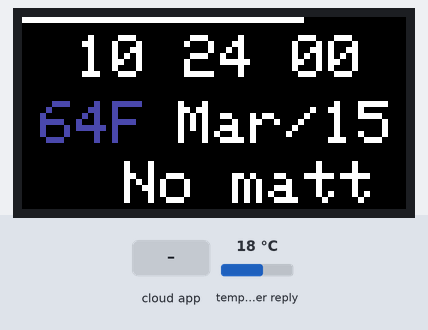
Bench run of a sketch on a simulated ESP32. On the bench: 64×32 colour display. Inputs (shaded band) come from the test bench; at power-on: temperature in the weather reply 18 °C. WiFi joins after 1.5 s; servers stay silent unless stated; the local clock reads 2024-03-15 10:24:30 at power-on unless the sketch sets it; random numbers use the default seed unless the sketch sets one; no MQTT or app messages arrive unless stated; web services answer with replies made up by the test bench; what the sketch prints to the serial monitor is not drawn.

Above: at 3.7 s.
3.8 s: the phone or cloud app sets MatrixControlSub to cred
At 4.83 s:
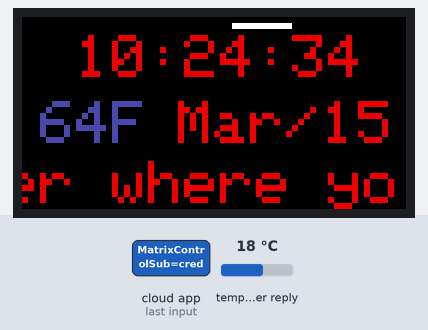
6.8 s: the phone or cloud app sets MatrixControlSub to cgreen
At 8.92 s:
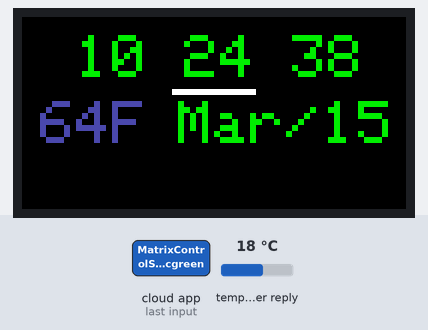
Timing chart, 0 to 10.4 s (numbered marks = the images above; inputs shaded):
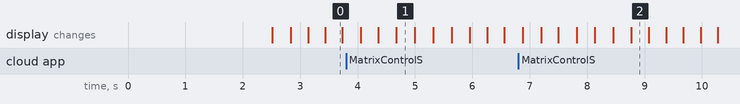

The sketch:

MatrixStockClock.ino
```cpp
/*
Author: William Redenbaugh
Last Edit Date: 1/15/2020
Notes:
Main Matrix Stock Clock file
*/

#include "wifi_setup.h"
#include "mqtt_task.h"
#include "WiFiTimeModule.h"
#include "matrix_display_helper.h"
#include "OpenWeatherMap.h"
#include <ESP32-RGB64x32MatrixPanel-I2S-DMA.h>

// ADAFRUIT IO VARIABLES BEGIN //
// Communication information
#define AIO_SERVER      "io.adafruit.com"
#define AIO_SERVERPORT  1883
#define AIO_USERNAME    "account_username"
#define AIO_KEY         "account_key"

// Objects to deal with actual connection and mqtt stuff.
WiFiClient client;
Adafruit_MQTT_Client mqtt(&client, AIO_SERVER, AIO_SERVERPORT, AIO_USERNAME, AIO_KEY);
Adafruit_MQTT_Subscribe Matrix_Control = Adafruit_MQTT_Subscribe(&mqtt, AIO_USERNAME "/feeds/MatrixControlSub");
Adafruit_MQTT_Publish MatrixControlPublish = Adafruit_MQTT_Publish(&mqtt, AIO_USERNAME "/feeds/MatrixControlPub");

// Task that will help with background reading of mqtt stuff.
MQTTReadTask mqtt_read_task;
// ADAFRUIT IO VARIABLES END //

// MATRIX VARIABLES BEGIN //
RGB64x32MatrixPanel_I2S_DMA dma_display;
MatrixHelper matrix_helper;
// MATRIX VARIABLES END //

// TIME VARIABLES BEGIN //
TimeModule ntp_time_module;
// TIME VARIABLES END //

// WEATHER VARIABLES BEGIN //
const String place = "Irvine, US";
const String key = "6768de66d4aade4436d0fa4be8581c3e";
OpenWeatherMapJsonParse weather;
// WEATHER VARIABLE END //

// Booleans for which animations are enabled or disabled.
bool show_time = true;
bool show_top_line_fill = true;
bool show_temp = true;
bool show_messages = true;

uint16_t main_col = 0xFFFF;
uint16_t secondary_col = 0xFFFF;

// Counts up the seconds to the hour.
volatile uint16_t seconds_to_minute = 0;

void setup_matrix(void){
  dma_display.begin();
  // Will help us do animations.
  matrix_helper.begin(&dma_display);
  matrix_helper.show_message("No matter where you go, there you are :)", &main_col);
}

void setup() {

  // Setting up low level libraries and wifi.
  Serial.begin(115200);
  setup_matrix();
  setup_wifi();

  // Setting up the ntp time module for California time.
  // NTP Time stuff.
  ntp_time_module.begin(-8);
  // Weather stuff.
  weather.begin(place, key);

  // Setting up connected stuff.
  // MQTT Stuff.
  mqtt.subscribe(&Matrix_Control);
  mqtt_read_task.begin(&mqtt, &Matrix_Control);

  xTaskCreate(networking_task, "Networking Task", 20000, NULL, 40, NULL);

  // MATRIX ANIMATION SETUP BEGIN //
  // Gotta make an attempt at the weather a couple times.
  weather.get();
  ntp_time_module.get();
  weather.get();
  ntp_time_module.get();
  weather.get();
  ntp_time_module.get();
  weather.get();
  ntp_time_module.get();

  matrix_helper.show_temp_colored(uint8_t(weather.tempurature_f));
  matrix_helper.show_time(ntp_time_module.hour, ntp_time_module.minute, seconds_to_minute, main_col);
  matrix_helper.show_date(ntp_time_module.month, ntp_time_module.day, main_col);
  // MATRIX ANIMATION SETUP END //

  // Setting up our seconds counter.
  seconds_to_minute = ntp_time_module.seccond;

  // Start the animations!
  xTaskCreate(matrix_animation_task, "Matrix Animation Task", 20000, NULL, 40, NULL);
}

void loop() {
  vTaskDelete(NULL);
}
```

cloud_commands.ino
```cpp
/*
Author: William Redenbaugh
Last Edit Date: 1/15/2020
Notes:
Interpreting the data coming from the cloud
*/

void cloud_commands(void){
  // Checking to make sure a request came in from the
  // MatrixControl MQTT Adafruit IO Feed.
  if(mqtt_read_task.get_subscription_status(0)){
      String str = (char*)Matrix_Control.lastread;

      // Command system.
      if(Matrix_Control.lastread[0] == ';'){
        matrix_helper.get_matrix();
        dma_display.fillScreen(0x0000);
        matrix_helper.release_matrix();

        if(str.equals(";display_on")){
          show_time = true;
          show_top_line_fill = true;
          show_temp = true;
          show_messages = true;

          matrix_helper.show_temp_colored(uint8_t(weather.tempurature_f));
          matrix_helper.show_time(ntp_time_module.hour, ntp_time_module.minute, seconds_to_minute, main_col);
          matrix_helper.show_date(ntp_time_module.month, ntp_time_module.day, main_col);

        }
        else if(str.equals(";display_off")){
          show_time = false;
          show_temp = false;
          show_top_line_fill = false;
          show_messages = false;

          matrix_helper.get_matrix();
          dma_display.fillScreen(0x0000);
          matrix_helper.release_matrix();
        }
        else if(str.equals(";clock_on")){
          show_time = true;
        }
        else if(str.equals(";clock_off")){
          show_time = false;

          matrix_helper.get_matrix();
          dma_display.fillScreen(0x0000);
          matrix_helper.release_matrix();
        }
        else if(str.equals(";clock_toggle")){
          show_time = !show_time;
        }
      }

      if(Matrix_Control.lastread[0] == 'c'){
        matrix_helper.get_matrix();
        dma_display.fillScreen(0x0000);
        matrix_helper.release_matrix();

        if(str.equals("cred")){
          main_col = dma_display.color444(255, 0, 0);
        }
        else if(str.equals("cgreen")){
          main_col = dma_display.color444(0, 255, 0);
        }
        else if(str.equals("cblue")){
          main_col = dma_display.color444(0, 0, 255);
        }
        else if(str.equals("crose")){
          main_col = dma_display.color444(255, 0, 127);
        }
        else if(str.equals("cpink")){
          main_col = dma_display.color444(255, 182, 194);
        }
        else if(str.equals("cpurple")){
          main_col = dma_display.color444(240, 0, 240);
        }
        else if(str.equals("ccyan")){
          main_col = dma_display.color444(0, 255, 255);
        }
        else if(str.equals("cwhite")){
          main_col = dma_display.color444(250, 250, 250);
        }
        else if(str.equals("cindigo")){
          main_col = dma_display.color444(140, 0, 250);
        }

        matrix_helper.show_temp_colored(uint8_t(weather.tempurature_f));
        matrix_helper.show_time(ntp_time_module.hour, ntp_time_module.minute, seconds_to_minute, main_col);
        matrix_helper.show_date(ntp_time_module.month, ntp_time_module.day, main_col);

      }

      if(Matrix_Control.lastread[0] == 'm'){
        String msg = (char*)Matrix_Control.lastread;
        msg.remove(0, 1);

        // Clear out the bottom of the matrix.
        dma_display.fillRect(0, 24, 63, 32, 0x0000);
        matrix_helper.show_message(msg, &main_col);
      }
    }
}
```

matrix_animation_thread.ino
```cpp
/*
Author: William Redenbaugh
Last Edit Date: 1/15/2020
Notes:
Matrix thread function.
*/

void matrix_animation_task(void *parameters){
  // Used for time interval purposes so we can keep as many things
  // in the same thread as possible.

  uint16_t ticker = 0;

  // Last wakeup time, so we can delay a certain amount of time
  // regardless of actual time required.
  TickType_t last_matrix_time;

  // Stop throwing a dam warning!
  (void*)parameters;

  // Thread stuff.
  for(;;){
    last_matrix_time = xTaskGetTickCount();

    // Ticker.
    ticker++;

    // Things we want to happen once a second.
    if(ticker % 50 == 0){
      seconds_to_minute++;

      if(seconds_to_minute == 60)
        seconds_to_minute = ntp_time_module.seccond;

      // If we want to show time,, updated by the second.
      if(show_time){
        matrix_helper.show_time(ntp_time_module.hour, ntp_time_module.minute, seconds_to_minute, main_col);
        matrix_helper.show_date(ntp_time_module.month, ntp_time_module.day, main_col);
      }
    }

    // Things we want to happen twice a second.
    if(ticker % 25 == 0){
      // Runs through cloud stuff.
      cloud_commands();
    }

    // Stuff that happens 50x a second.
    if(show_top_line_fill){
      matrix_helper.top_line_fill_random();
    }

    if(show_messages){
      matrix_helper.show_messages();
    }

    // Every minute.
    if(seconds_to_minute == 0){
      if(show_temp)
        matrix_helper.show_temp_colored(uint8_t(weather.tempurature_f));
    }

    // Reset ticker at 1 seconds.
    if (ticker == 1000){
      seconds_to_minute++;
      ticker = 0;
    }

    if(seconds_to_minute == 60){
      // No need to update the time even to this point..
      seconds_to_minute = 0;
    }
    // 20 ms tick, allowing for up to 50fps animations.
    TickType_t del_tick = pdMS_TO_TICKS(20);
    if(last_matrix_time + del_tick > xTaskGetTickCount()){
      vTaskDelayUntil(&last_matrix_time, del_tick);
    }
  }
  vTaskDelete(NULL);
}
```

matrix_control.ino
```cpp
/*
Author: William Redenbaugh
Last Edit Date1 1/15/2020
Notes:
Cloud integration to talk to the mqtt broker.
*/

void networking_task(void *parameters){
  uint16_t network_ticker = 0;
  TickType_t last_network_time;

  for(;;){

    // Check latest tick!
    last_network_time = xTaskGetTickCount();

    // Since the mqtt module uses WiFi,
    // and WiFi isn't a threadsafe module
    // we need to just make sure we do everything
    // a single thread.

    network_ticker++;

    // Get time every 2.5 seconds.
    if(network_ticker%5){
      ntp_time_module.get();
    }

    // Every second, read mqtt stuff.
    if(network_ticker&2){
      mqtt_read_task.task();
    }

    // resets ticker counter every minute, also includes any minute periodic functions.
    if(network_ticker == 120){
      // Get the weather every second.
      weather.get();
      network_ticker = 0;
    }

    // Half second tick total, allowing us to check for networking stuff twice a second at max speed.
    TickType_t del_tick = pdMS_TO_TICKS(500);
    if(last_network_time + del_tick > xTaskGetTickCount()){
      vTaskDelayUntil(&last_network_time, del_tick);
    }
  }
  vTaskDelete(NULL);
}
```

matrix_display_helper.h
```cpp
#ifndef _MATRIX_DISPLAY_HELPER_H
#define _MATRIX_DISPLAY_HELPER_H

/*
Author: William Redenbaugh
Last Edit Date: 1/15/2020
Notes:
Matrix helper file to deal with animation class and definitions.
*/

#include "Arduino.h"
#include "wifi_setup.h"
#include "mqtt_task.h"
#include "WiFiTimeModule.h"
#include <ESP32-RGB64x32MatrixPanel-I2S-DMA.h>

class MatrixHelper{
  public:
    void begin(RGB64x32MatrixPanel_I2S_DMA *dma_display);

    // Basic Fill animations.
    void fill_topdown(uint32_t delay_ms, uint16_t col);
    void fill_leftright(uint32_t delay_ms, uint16_t col);

    // Basic Fade fill animations
    void fade_topdown(uint32_t delay_ms, uint16_t col);
    void fade_leftright(uint32_t delay_ms, uint16_t col);

    void top_line_fill_random(void);

    // Time set animation.
    void show_time(uint8_t hour, uint8_t minute, uint8_t second, uint16_t col);
    void show_date(uint8_t month, uint8_t day, uint16_t col);
    void reset_time_date(void);

    // Temp set animation
    void show_temp(uint8_t temp, uint16_t col);
    void show_temp_colored(uint8_t temp);

    uint16_t random_light_col(void);

    // Semaphore/Mutex Acess to the LED matrix .
    void get_matrix(void);
    void release_matrix(void);

    // Using the messages.
    void show_messages(void);
    void show_message(String str, uint16_t *col);

  private:
    // So we can use the dma_display
    RGB64x32MatrixPanel_I2S_DMA *dma_display;


    // TIME VARIABLES BEGIN //
    uint8_t prev_hour = 99;
    uint8_t prev_minute = 99;
    uint8_t prev_second = 99;
    uint8_t prev_day = 99;
    uint8_t prev_month = 99;
    uint16_t prev_year = 0xFFFF;
    bool alternate_dot = false;
    String prev_date_time;
    // TIME VARIABLES END //

    // TOP LINE FILL RANDOM ANIMATION BEGIN //

    // Keeping current location and color.
    uint8_t top_line_fill_pos = 0;
    uint16_t top_line_fill_col = 0xFFFF;
    uint8_t top_line_state = 0;
    // TOP LINE FILL RANDOM ANIMATION END //

    // TEMP ANIMATION BEGIN //
    uint8_t prev_temp_f = 250;
    // TEMP ANIMATION END //

    // Matrix Hold Semaphore
    SemaphoreHandle_t use_matrix;

    // MESSAGE VARIABLES BEGIN //
    volatile bool messages_present = false;
    volatile uint16_t message_length = 0;
    volatile uint16_t skip_back_amount = 0;
    volatile int16_t current_message_spot = 0;
    uint16_t *msg_col;
    volatile int16_t end_spot = 0;
    String message;
    // MESSAGES VARIBALES END //
};

#endif
```

wifi_setup.cpp
```cpp
#include "wifi_setup.h"

#define WIFI_SSID "RANDOMSSID"
#define WIFI_PASSWORD "RANDOMPASSWORD"

void setup_wifi(void){
  WiFi.begin(WIFI_SSID, WIFI_PASSWORD);
  while (WiFi.status() != WL_CONNECTED) {
    delay(500);
    Serial.print(".");
  }

  Serial.println();
  Serial.println("WiFi connected");
  Serial.println("IP address: "); Serial.println(WiFi.localIP());
}
```

wifi_setup.h
```cpp
#ifndef _WIFI_SETUP_H
#define _WIFI_SETUP_H

#include "Arduino.h"
#include <WiFi.h>

void setup_wifi(void);
#endif
```

Source omitted: matrix_display_helper.cpp (13664 bytes)
